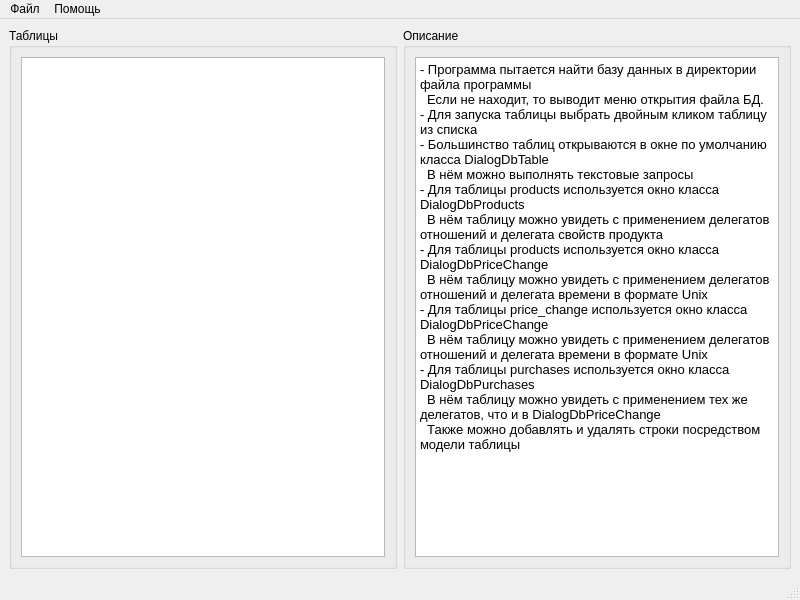
<?xml version="1.0" encoding="UTF-8"?>
<ui version="4.0">
 <class>MainWindow</class>
 <widget class="QMainWindow" name="MainWindow">
  <property name="geometry">
   <rect>
    <x>0</x>
    <y>0</y>
    <width>800</width>
    <height>600</height>
   </rect>
  </property>
  <property name="windowTitle">
   <string>MainWindow</string>
  </property>
  <widget class="QWidget" name="centralwidget">
   <layout class="QHBoxLayout" name="horizontalLayout_2">
    <item>
     <widget class="QGroupBox" name="groupBoxTables">
      <property name="title">
       <string>Таблицы</string>
      </property>
      <layout class="QVBoxLayout" name="verticalLayout">
       <item>
        <widget class="QListWidget" name="listWidget"/>
       </item>
      </layout>
     </widget>
    </item>
    <item>
     <widget class="QGroupBox" name="groupBoxDescription">
      <property name="title">
       <string>Описание</string>
      </property>
      <layout class="QHBoxLayout" name="horizontalLayout">
       <item>
        <widget class="QPlainTextEdit" name="plainTextEditDescription">
         <property name="font">
          <font>
           <pointsize>10</pointsize>
           <strikeout>false</strikeout>
          </font>
         </property>
         <property name="documentTitle">
          <string/>
         </property>
         <property name="readOnly">
          <bool>true</bool>
         </property>
         <property name="plainText">
          <string>- Программа пытается найти базу данных в директории файла программы 
  Если не находит, то выводит меню открытия файла БД. 
- Для запуска таблицы выбрать двойным кликом таблицу из списка
- Большинство таблиц открываются в окне по умолчанию класса DialogDbTable
  В нём можно выполнять текстовые запросы
- Для таблицы products используется окно класса DialogDbProducts
  В нём таблицу можно увидеть с применением делегатов отношений и делегата свойств продукта
- Для таблицы products используется окно класса DialogDbPriceChange
  В нём таблицу можно увидеть с применением делегатов отношений и делегата времени в формате Unix
- Для таблицы price_change используется окно класса DialogDbPriceChange
  В нём таблицу можно увидеть с применением делегатов отношений и делегата времени в формате Unix
- Для таблицы purchases используется окно класса DialogDbPurchases
  В нём таблицу можно увидеть с применением тех же делегатов, что и в DialogDbPriceChange
  Также можно добавлять и удалять строки посредством модели таблицы</string>
         </property>
        </widget>
       </item>
      </layout>
     </widget>
    </item>
   </layout>
  </widget>
  <widget class="QMenuBar" name="menubar">
   <property name="geometry">
    <rect>
     <x>0</x>
     <y>0</y>
     <width>800</width>
     <height>21</height>
    </rect>
   </property>
   <widget class="QMenu" name="menuFile">
    <property name="title">
     <string>Файл</string>
    </property>
    <addaction name="action"/>
   </widget>
   <widget class="QMenu" name="menu">
    <property name="title">
     <string>Помощь</string>
    </property>
   </widget>
   <addaction name="menuFile"/>
   <addaction name="menu"/>
  </widget>
  <widget class="QStatusBar" name="statusbar"/>
  <action name="action">
   <property name="text">
    <string>Открыть БД</string>
   </property>
  </action>
 </widget>
 <resources/>
 <connections/>
</ui>
